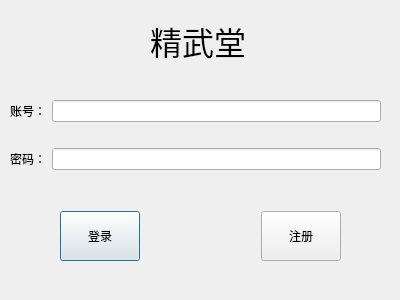
<?xml version="1.0" encoding="UTF-8"?>
<ui version="4.0">
 <class>SignInDialog</class>
 <widget class="QDialog" name="SignInDialog">
  <property name="geometry">
   <rect>
    <x>0</x>
    <y>0</y>
    <width>400</width>
    <height>300</height>
   </rect>
  </property>
  <property name="minimumSize">
   <size>
    <width>400</width>
    <height>300</height>
   </size>
  </property>
  <property name="maximumSize">
   <size>
    <width>400</width>
    <height>300</height>
   </size>
  </property>
  <property name="windowTitle">
   <string>精武堂</string>
  </property>
  <property name="windowIcon">
   <iconset resource="jwtresource.qrc">
    <normaloff>:/new/prefix1/jwt.png</normaloff>:/new/prefix1/jwt.png</iconset>
  </property>
  <widget class="QWidget" name="layoutWidget">
   <property name="geometry">
    <rect>
     <x>60</x>
     <y>210</y>
     <width>281</width>
     <height>52</height>
    </rect>
   </property>
   <layout class="QHBoxLayout" name="horizontalLayout">
    <item>
     <widget class="QPushButton" name="signIn_pushButton">
      <property name="minimumSize">
       <size>
        <width>0</width>
        <height>50</height>
       </size>
      </property>
      <property name="text">
       <string>登录</string>
      </property>
     </widget>
    </item>
    <item>
     <spacer name="horizontalSpacer">
      <property name="orientation">
       <enum>Qt::Horizontal</enum>
      </property>
      <property name="sizeHint" stdset="0">
       <size>
        <width>40</width>
        <height>20</height>
       </size>
      </property>
     </spacer>
    </item>
    <item>
     <widget class="QPushButton" name="pushButton_2">
      <property name="minimumSize">
       <size>
        <width>0</width>
        <height>50</height>
       </size>
      </property>
      <property name="text">
       <string>注册</string>
      </property>
     </widget>
    </item>
   </layout>
  </widget>
  <widget class="QLabel" name="label_3">
   <property name="geometry">
    <rect>
     <x>150</x>
     <y>20</y>
     <width>121</width>
     <height>41</height>
    </rect>
   </property>
   <property name="font">
    <font>
     <family>Adobe 黑体 Std R</family>
     <pointsize>24</pointsize>
    </font>
   </property>
   <property name="text">
    <string>精武堂</string>
   </property>
  </widget>
  <widget class="QWidget" name="layoutWidget_2">
   <property name="geometry">
    <rect>
     <x>10</x>
     <y>80</y>
     <width>371</width>
     <height>111</height>
    </rect>
   </property>
   <layout class="QVBoxLayout" name="verticalLayout">
    <item>
     <layout class="QHBoxLayout" name="horizontalLayout_2">
      <item>
       <widget class="QLabel" name="label">
        <property name="text">
         <string>账号：</string>
        </property>
       </widget>
      </item>
      <item>
       <widget class="QLineEdit" name="uid">
        <property name="maxLength">
         <number>10</number>
        </property>
       </widget>
      </item>
     </layout>
    </item>
    <item>
     <layout class="QHBoxLayout" name="horizontalLayout_3">
      <item>
       <widget class="QLabel" name="label_2">
        <property name="text">
         <string>密码：</string>
        </property>
       </widget>
      </item>
      <item>
       <widget class="QLineEdit" name="password">
        <property name="maxLength">
         <number>16</number>
        </property>
        <property name="echoMode">
         <enum>QLineEdit::Password</enum>
        </property>
       </widget>
      </item>
     </layout>
    </item>
   </layout>
  </widget>
 </widget>
 <resources>
  <include location="jwtresource.qrc"/>
 </resources>
 <connections/>
</ui>
